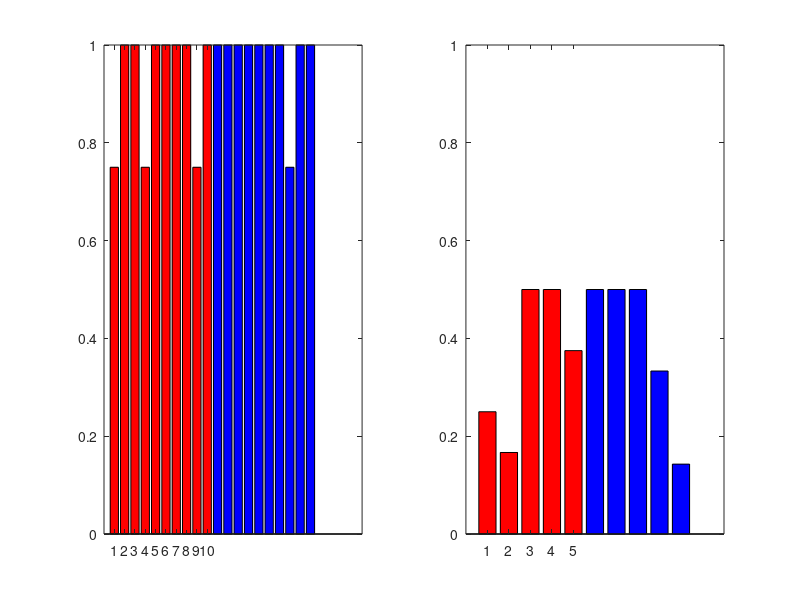

Write the MATLAB code that produced this figure.
femaleBLSigFrac = [0.75, 1, 1, 0.75, 1, 1, 1, 1, 0.75, 1]; % BL = Baseline
maleBLSigFrac = [1, 1, 1, 1, 1, 1, 1, 0.75, 1, 1];

femaleOxySigFrac = [0.25, 0.1667, 0.50, 0.50, 0.3750];
maleOxySigFrac = [0.5, 0.5, 0.5, 0.3333, 0.1429];

BLsigFrac = [femaleBLSigFrac, maleBLSigFrac];
OxySigFrac = [femaleOxySigFrac, maleOxySigFrac];

figure;

subplot(1,2,1);

% Create a bar chart for the first 10 bars (femaleBLSigFrac) and set their color to red
bar(1:10, BLsigFrac(1:10), 'r');
hold on;

% Create a bar chart for the last 10 bars (maleBLSigFrac) and set their color to blue
bar(11:20, BLsigFrac(11:20), 'b');
hold off;

ylim([0 1]);

subplot(1,2,2);

% Create a bar chart for the first 5 bars (femaleOxySigFrac) and set their color to red
bar(1:5, OxySigFrac(1:5), 'r');
hold on;

% Create a bar chart for the last 5 bars (maleOxySigFrac) and set their color to blue
bar(6:10, OxySigFrac(6:10), 'b');
hold off;
ylim([0 1]);